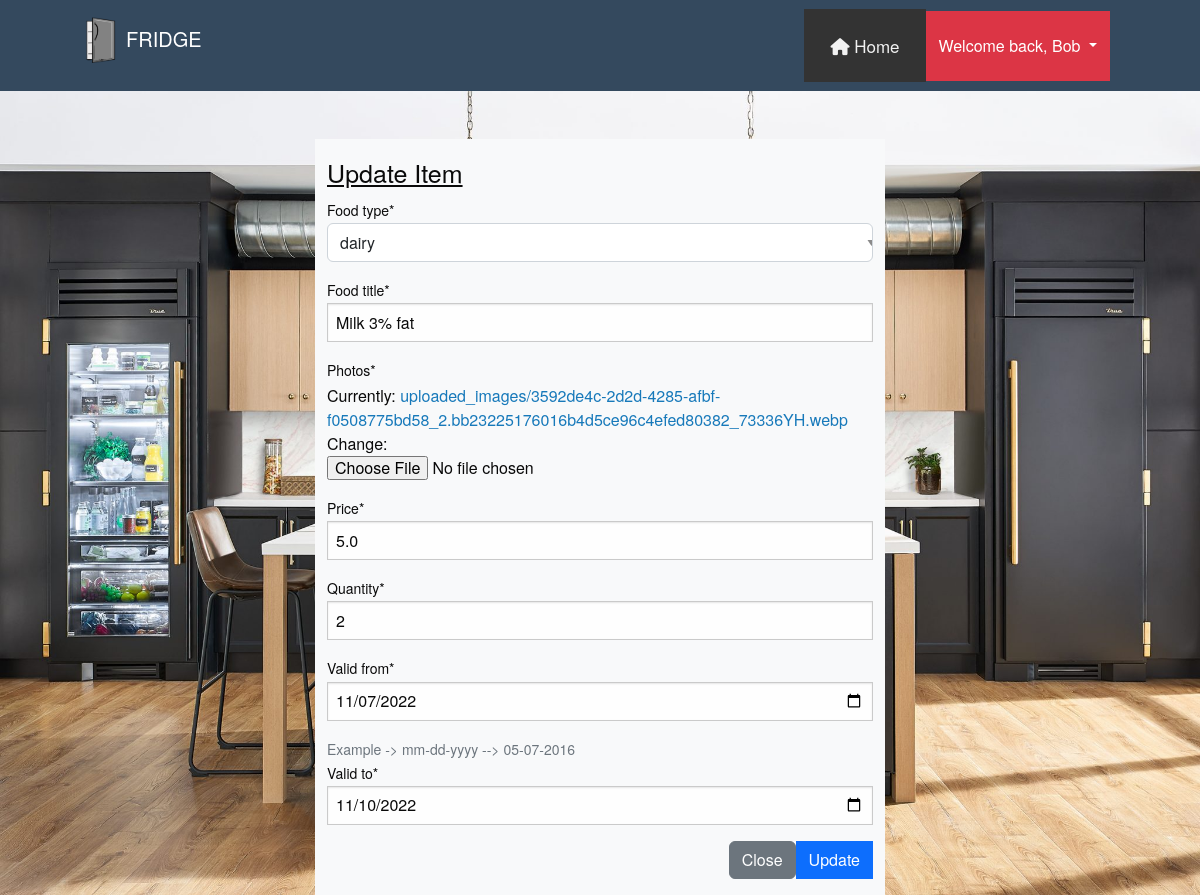
The page /edit/24 (signed in) on the database its author committed.
### app1/models.py (models this page shows, shortened)
class Item(models.Model):
    STATUS_CHOICES1 = (
        ('dairy', 'dairy'),
        ('beverages', 'beverages'),
        ('frozen vegetables', 'frozen vegetables'),
        ('meat', 'meat'),
        ('fruits', 'fruits'),
    )
    author = models.ForeignKey(Profile, on_delete=models.CASCADE)
    food_type = models.CharField(max_length=100, choices=STATUS_CHOICES1)
    food_title = models.CharField(max_length=120)
    photos = models.ImageField(upload_to='uploaded_images/')
    price = models.FloatField(default=0)
    quantity = models.PositiveIntegerField(null=False, default=0)
    valid_from = models.DateField(auto_now=False, auto_now_add=False)
    valid_to = models.DateField(auto_now=False, auto_now_add=False)
    timestamp = models.DateTimeField(auto_now_add=True)
    status = models.CharField(default='Good',max_length=100)
    class Meta:
        verbose_name_plural = "Items"

### app1/views.py (the view)
# urls.py: path('edit/<int:pk>', item_update, name='item_update'),
@login_required
def item_update(request, pk):
    data = get_object_or_404(Item, pk=pk, author=request.user.id)
    form = ItemForm(instance=data)
    if request.method == "POST":
        form = ItemForm(request.POST, request.FILES, instance=data)
        if form.is_valid():
            form.save()
            messages.success(request, "Successfully updated item ...!!!")
            return redirect('item_list')
    context = {
        "form": form
    }
    return render(request, 'update_item.html', context)

### app1/forms.py
class ItemForm(forms.ModelForm):
    valid_to = forms.DateField(
        widget = forms.DateInput(
            attrs={
                'type': 'date',
                'class': 'form-control'},
            )
    )
    valid_from = forms.DateField(
        widget = forms.DateInput(
            attrs={
                'type': 'date',
                'class': 'form-control'},
            )
    )
    class Meta:
        model = Item
        fields = ('food_type', 'food_title', 'photos', 'price', 'quantity', 'valid_from', 'valid_to')
    def __init__(self, *args, **kwargs):
        super(ItemForm, self).__init__(*args, **kwargs)
        self.fields['valid_from'].help_text = "Example -> mm-dd-yyyy --> 05-07-2016"

### templates/update_item.html (shortened to what this page needs)
{% extends 'base.html' %}
{% load crispy_forms_tags %}
{% block content %}
    <div class="container mt-5">
        <div class="row justify-content-center ">
            <div class="col-md-6 col-sm-4 bg-light">
                <h4 class="mt-3"><u>Update Item</u></h4>
                <form action="" method="post" enctype="multipart/form-data">
                    {{ form|crispy }}
                    <div class="modal-footer mt-2 mb-3 ">
                        <a href="/"><button type="button_update" class="btn btn-secondary" data-bs-dismiss="modal">Close
                        </button></a>
                        <button type="submit" class="btn btn-primary ">Update</button>
                    </div>
                </form>
            </div>
        </div>
    </div>
{% endblock %}

### templates/navigation.html (shortened to what this page needs)
{% load static %}
<link rel="stylesheet" href="{% static 'css/style.css' %}">
<nav class="navbar navbar-dark" style="background-color: #34495E;">
    <a href="/" class="d-flex align-items-center mb-2 mb-lg-0 text-white text-decoration-none">
        <svg class="bi me-2" width="40" height="32" role="img" aria-label="Bootstrap">
            <use xlink:href="#bootstrap"></use>
        </svg>
    </a>
    <ul class="nav col-12 col-lg-auto me-lg-auto mb-2 justify-content-center mb-md-0">
        <a href="/" class="nav-link px-2 text-white">
            <h5><img src="{% static 'images/Fridge_logo.png' %}" alt="Fridge Logo" width="50" height="60">FRIDGE</h5>
        </a>
    </ul>
      {% if user.is_authenticated %}
      <div class="topnav">
        <a class="active" href="{% url 'item_list' %}"><i class="fa-solid fa-house"></i> Home</a>
      </div>
      <div class="btn-group">
        <button type="button" class="btn btn-danger dropdown-toggle" data-bs-toggle="dropdown"
                aria-expanded="false">
            Welcome back, {{ user.username|capfirst }}
        </button>
    </div>
    {% else %}
    <a href="{% url 'login' %}" class="btn btn-outline-secondary me-2">Login</a>
    <a href="{% url 'signup' %}" class="btn btn-warning ">Sign-up</a>
    {% endif %}
</nav>

### static/css/style.css (style rules this page uses)
body { background-image: url('../images/Kitchen6.jpg'); background-position: center; background-size: cover; background-color: white; background-repeat: no-repeat; }
.btn-group { padding-right: 90px; }
.topnav { background-color: #333; overflow: hidden; margin-left: 120px; }
.topnav a { float: left; color: #f2f2f2; text-align: center; padding: 24px 26px; text-decoration: none; font-size: 17px; }
.btn-group { height: 70px; }

### rows shown on the page
Item: food_type "dairy", food_title "Milk 3% fat", price "5.0", quantity "2", valid_from "11/07/2022", valid_to "11/10/2022"

### other values the page prints
{{ user.username|capfirst }} "Bob"
